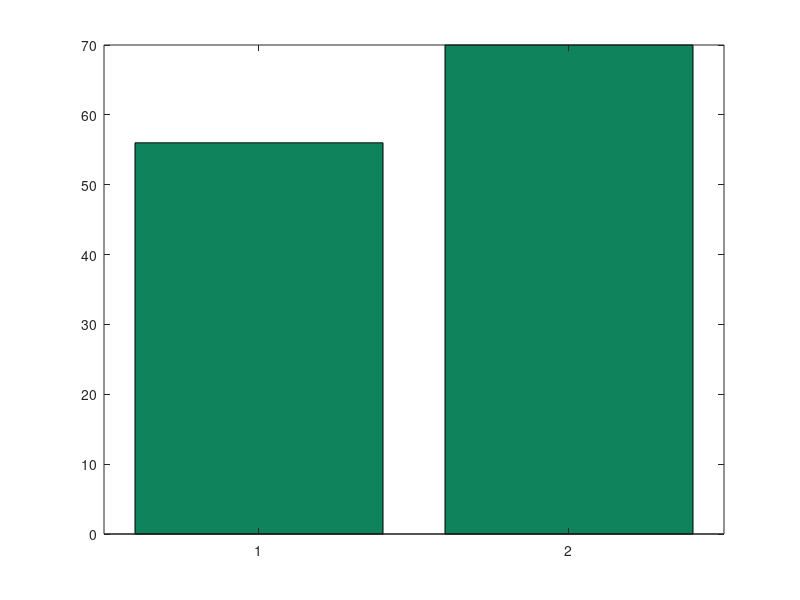

MATLAB code for this plot: (Note: this script raises an error after producing the figure.)
clear; close; clc;

%% Bar Chart
figure(1)
execution_time = [56 70];
labels = ["hardware" "software"];
bar(execution_time, 'FaceColor', [14 131 92]./255);
xticklabels(labels);
ylabel('Execution Time (ms)');
ylim([0 execution_time(2) + 10]);
box off;
grid on;

%% Position Accuracy Scatter
figure(2)
% set(gcf, 'Position', [100 100 900 500]);
rng(1);
N = 200;
x = linspace(0,10,N)';
sigma_perp = 0.3;
u_perp = [1; -1]/sqrt(2);
d = sigma_perp * randn(N,1);

X = x;
Y = x + d * u_perp(2)/u_perp(1);

scatter(X,Y,36,[14 131 92]./255,'filled')
hold on
plot([0 10],[0 10],'k--','LineWidth',1)
xlim([0 10])
xlabel('Real (m)')
ylim([0 10])
ylabel('Predicted (m)')
grid on
hold off


%% Realtime Drone Position Relative to Beacons - Smooth Animated Random Walk
figure(3)
set(gcf, 'Color', '#FFFFFF');
beacons = [
    0.5 9.5;
    1.5 9.5;
    0.5 8.0
    ];

robot = [7 2];

% Random walk parameters
nSteps = 50;
dt = 0.1;                % time step
maxSpeed = 2.0;          % clamp max velocity magnitude
angularNoise = 0.3;      % how much the heading can randomly change per step
speedNoise = 0.2;        % how much the speed can randomly change per step

positions = zeros(nSteps, 2);
positions(1,:) = robot;
vel = [-.5, .5];           % starting velocity vector

% Generate smooth random walk
for k = 2:nSteps
    % Perturb velocity: random angular deviation + speed perturbation
    angle = atan2(vel(2), vel(1)) + angularNoise * randn();
    speed = norm(vel) + speedNoise * randn();
    speed = max(min(speed, maxSpeed), 0.2);  % keep speed in reasonable range
    vel = speed * [cos(angle), sin(angle)];

    newPos = positions(k-1,:) + vel * dt;

    % Bounce off walls
    for dim = 1:2
        if newPos(dim) < 0
            newPos(dim) = -newPos(dim);
            vel(dim) = -vel(dim);
        elseif newPos(dim) > 10
            newPos(dim) = 20 - newPos(dim);
            vel(dim) = -vel(dim);
        end
    end

    positions(k,:) = newPos;
end

% Set up video writer
v = VideoWriter('robot_random_walk', 'MPEG-4');
v.FrameRate = 10;
open(v);

% Animation loop
for k = 1:nSteps
    scatter(beacons(:,1), beacons(:,2), 300, ...
        [241 124 163]./255, 'o', 'LineWidth', 1.5);
    hold on
    if k > 1
        plot(positions(1:k,1), positions(1:k,2), '-', ...
            'Color', [0.5 0.5 0.5], 'LineWidth', 0.8);
    end
    scatter(positions(k,1), positions(k,2), 300, ...
        [14 131 92]./255, '^', 'filled', 'LineWidth', 1.5);
    hold off

    xlim([0 10]);
    xlabel("x (m)");
    ylim([0 10]);
    ylabel("y (m)");
    legend(["Beacons", "Trail", "Robot"], 'Location', 'northeast');

    drawnow;
    frame = getframe(gcf);
    writeVideo(v, frame);
end

close(v);
fprintf('Video saved as robot_random_walk.mp4\n');
